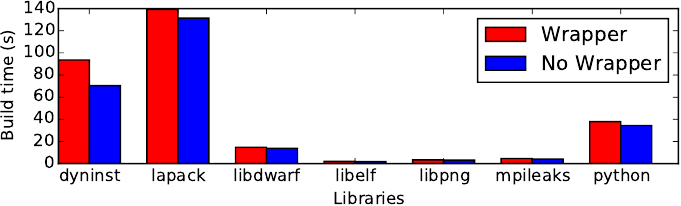

Recreate this plot in Python.
#!/usr/bin/env python
import sys
import yaml
import numpy as np
import matplotlib.pyplot as plt

with open('overhead.yaml') as f:
    data = yaml.load(f)

N = len(data)

keys = sorted(data.keys())

wrapper_means = []
no_wrap_means = []
for pkg in keys:
    wrapper = [float(f) for f in data[pkg]['wrapper']]
    no_wrap = [float(f) for f in data[pkg]['no_wrapper']]

    wrapper_means.append(sum(wrapper) / N)
    no_wrap_means.append(sum(no_wrap) / N)

ind = np.arange(N)  # the x locations for the groups
width = 0.35       # the width of the bars

fig, ax = plt.subplots()


wrapper_rects = ax.bar(ind,       wrapper_means, width, color='r')
no_wrap_rects = ax.bar(ind+width, no_wrap_means, width, color='b')

# add some text for labels, title and axes ticks
ax.set_xlabel('Libraries')
ax.set_ylabel('Build time (s)')
ax.set_xticks(ind+width)
ax.set_xticklabels(keys)

ax.legend( (wrapper_rects[0], no_wrap_rects[0]), ('Wrapper', 'No Wrapper') )

def autolabel(rects):
    # attach some text labels
    for rect in rects:
        height = rect.get_height()
        ax.text(rect.get_x()+rect.get_width()/2., 1.05*height,
                '%d'%int(height),
                ha='center', va='bottom')

#autolabel(wrapper_rects)
#autolabel(no_wrap_rects)

ax.set_aspect(.25 * 1/ax.get_data_ratio())

plt.savefig('wrapper-overhead.pdf')
